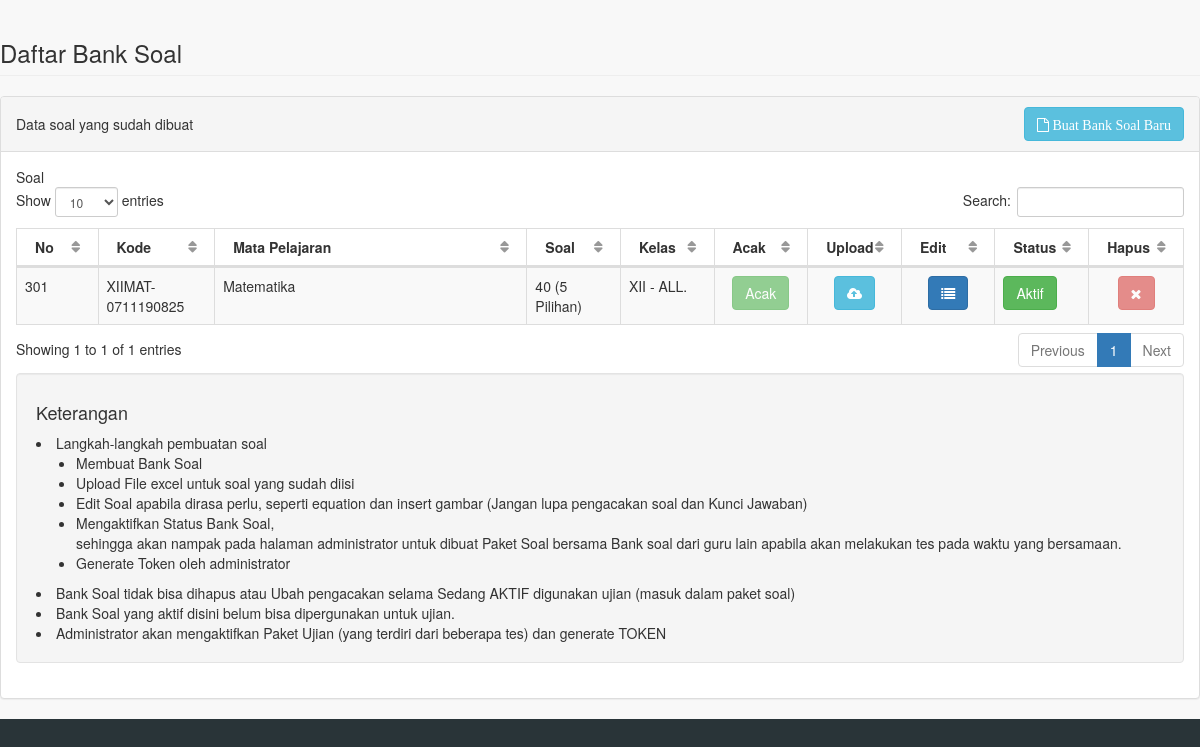
/panel/pages/buat_paketbaru.php (signed in), run on the app's committed database.
### tables this page shows
CREATE TABLE `cbt_paketsoal` (
  `Urut` int(11) NOT NULL,
  `XKodeKelas` varchar(10) NOT NULL,
  `XLevel` varchar(5) NOT NULL,
  `XKodeJurusan` varchar(10) NOT NULL,
  `XKodeMapel` varchar(10) NOT NULL,
  `XKodeLevel` varchar(10) NOT NULL,
  `XSesi` varchar(11) NOT NULL DEFAULT '1',
  `XJenisSoal` int(11) NOT NULL,
  `XPilGanda` int(11) NOT NULL,
  `XEsai` int(11) NOT NULL,
  `XPersenPil` int(11) NOT NULL,
  `XPersenEsai` int(11) NOT NULL,
  `XKodeSoal` varchar(50) NOT NULL,
  `XJumPilihan` int(11) NOT NULL DEFAULT '5',
  `XJumSoal` int(11) NOT NULL,
  `JumUjian` int(11) NOT NULL,
  `XAcakSoal` char(1) NOT NULL DEFAULT 'Y',
  `XGuru` varchar(30) NOT NULL,
  `XSetId` varchar(10) NOT NULL,
  `XStatusSoal` varchar(1) NOT NULL DEFAULT 'N',
  `XTglBuat` date NOT NULL,
  `XKodeSekolah` varchar(50) NOT NULL,
  `XPaketSoal` text NOT NULL,
  `XSemua` varchar(10) NOT NULL DEFAULT 'T'
);

CREATE TABLE `cbt_mapel` (
  `Urut` int(11) NOT NULL,
  `XKodeMapel` varchar(10) NOT NULL,
  `XNamaMapel` varchar(30) NOT NULL,
  `XPersenUH` int(11) NOT NULL,
  `XPersenUTS` int(11) NOT NULL,
  `XPersenUAS` int(11) NOT NULL,
  `XKKM` float NOT NULL,
  `XMapelAgama` char(1) NOT NULL DEFAULT 'N',
  `XKodeSekolah` varchar(50) NOT NULL
);

### panel/pages/buat_paketbaru.php (the view, shortened to what this page needs)
<!DOCTYPE html>
<html lang="en">
<head>
    <link href="../vendor/bootstrap/css/bootstrap.min.css" rel="stylesheet">
    <link href="../vendor/metisMenu/metisMenu.min.css" rel="stylesheet">
    <link href="../vendor/datatables-plugins/dataTables.bootstrap.css" rel="stylesheet">
    <link href="../vendor/datatables-responsive/dataTables.responsive.css" rel="stylesheet">
    <link href="../dist/css/sb-admin-2.css" rel="stylesheet">
    <link href="../vendor/font-awesome/css/font-awesome.min.css" rel="stylesheet" type="text/css">
</head>
<body>
            <div class="row">
                <div class="col-lg-12">
                    <h3 class="page-header">Daftar Bank Soal</h3>
                </div>
            </div>
            <div class="row">
                <div class="col-lg-12">
                    <div class="panel panel-default">
                        <div class="panel-heading">
                           <table width="100%"><tr><td>Data soal yang sudah dibuat </td><td align="right">
                                        <button type="button" class="btn btn-info btn-small"  data-toggle="modal" data-target="#myModal"><i class="fa fa-file-o">&nbsp;Buat Bank Soal Baru</i></button>
                                        </td></tr>
							</table>
                        </div>
                        <div class="panel-body">
                        		<div>
                                Soal
                                </div>
                            <table width="100%" class="table table-striped table-bordered table-hover" id="dataTables-example">
                                <thead>
                                    <tr>
	                                    <th width="7%">No</th>
                                        <th width="10%">Kode</th>
                                        <th width="27%">Mata Pelajaran</th>
                                        <th width="8%">Soal</th>
                                        <th width="8%">Kelas</th>
                                        <th width="8%">Acak</th>
                                        <th width="8%">Upload</th>
                                        <th width="8%">Edit</th>
                                        <th width="8%">Status</th>
                                        <th width="8%">Hapus</th>
                                 </tr>
                                </thead>
                                <tbody>
                                <?php
								$sql = mysql_query("select p.*,m.*,p.Urut as Urutan,p.XKodeKelas  as kokel from cbt_paketsoal p left join cbt_mapel m on m.XKodeMapel = p.XKodeMapel where p.XStatusSoal='Y' order by p.Urut desc");
								while($s = mysql_fetch_array($sql)){
					$sqlsoal = mysql_num_rows(mysql_query("select * from cbt_soal where XKodeSoal = '$s[XKodeSoal]'"));
					$sqlpakai = mysql_num_rows(mysql_query("select * from cbt_siswa_ujian where XKodeSoal = '$s[XKodeSoal]' and XStatusUjian = '1'"));
					$sqlsudah = mysql_num_rows(mysql_query("select * from cbt_jawaban where XKodeSoal = '$s[XKodeSoal]'"));
					if($sqlsoal<1){$kata="disabled";}  else {$kata="";}
					if($sqlsudah>0||$sqlpakai>0){$kata="disabled";}  else {$kata="";}
					if($sqlpakai>0){$katapakai="disabled";}  else {$katapakai="";}
								?>
                                    <tr class="odd gradeX">
                                        <td><input type="hidden" value="<?php echo $s['Urutan']; ?>" id="txt_mapel<?php echo $s['Urutan']; ?>"><?php echo $s['Urutan']; ?></td>
                                        <td><?php echo $s['XKodeSoal']; ?></td>
                                        <td><?php echo $s['XNamaMapel']; ?></td>
                                        <td><?php echo "$sqlsoal (". $s['XJumPilihan']." Pilihan)"; ?></td>
                                        <td><?php echo $s['kokel']." - ".$s['XKodeJurusan']."."; ?></td>
                                        <td align="center">
                                        <?php if($s['XAcakSoal']=="Y"){ ?>
                                        <input type="button" class="btn btn-success btn-small" id="acak<?php echo $s['Urutan']; ?>"  <?php echo $kata; ?>
                                         value="Acak">
                                         <?php } else { ?>
                                         <input type="button" class="btn btn-warning btn-small" id="acak<?php echo $s['Urutan']; ?>"  <?php echo $kata; ?>
                                         value="Tidak">
                                         <?php } ?>
                                        </td>
										<td align="center"><a href=?modul=upl_soal&soal=<?php echo $s['XKodeSoal']; ?>&mapel=<?php echo $s['XKodeMapel']; ?>>
                                        <button type="button" class="btn btn-info btn-small" <?php echo $katapakai; ?>><i class="fa fa-cloud-upload"></i></button></a></td>
                                        <td align="center"><a href=?modul=edit_soal&soal=<?php echo $s['XKodeSoal']; ?>>
                                        <button type="button" class="btn btn-primary btn-small" <?php echo $katapakai; ?>><i class="fa fa-list"></i></button></a></td>
                                        <td>
                                        <?php if($s['XStatusSoal']=="Y"){ ?>
                                        <input type="button" id="simpan<?php echo $s['Urutan']; ?>" class="btn btn-success" value="Aktif"  <?php echo $katapakai; ?>>
                                        <?php } else { ?>
                                        <input type="button" id="simpan<?php echo $s['Urutan']; ?>" class="btn btn-default" value="Non Aktif" >                                        <?php } ?>
                                        </td>
                                        <td align="center">
                                        <button type="button" class="btn btn-danger btn-small" id="btnDelete<?php echo $s['Urutan']; ?>" <?php echo $kata; ?>><i class="fa fa-times"></i></button>
                                        </td>
                                    </tr>
                              <?php } ?>
                                </tbody>
                            </table>
                            <div class="well">
                                <h4>Keterangan</h4>
                                <li>Langkah-langkah pembuatan soal<ul>
                                	<li>Membuat Bank Soal</li>
                                	<li>Upload File excel untuk soal yang sudah diisi</li>
                                	<li>Edit Soal apabila dirasa perlu, seperti equation dan insert gambar (Jangan lupa pengacakan soal dan Kunci Jawaban)</li>
                                	<li>Mengaktifkan Status Bank Soal, <br>sehingga akan nampak pada halaman administrator untuk dibuat Paket Soal bersama Bank soal dari guru
                                    lain apabila akan melakukan tes pada waktu yang bersamaan.</li>
                                	<li>Generate Token oleh administrator</li>
                                </ul></li>
                                <li>Bank Soal tidak bisa dihapus atau Ubah pengacakan selama Sedang AKTIF digunakan ujian (masuk dalam paket soal)</li>
                                <li>Bank Soal yang aktif disini belum bisa dipergunakan untuk ujian.</li>
                                <li>Administrator akan mengaktifkan Paket Ujian (yang terdiri dari beberapa tes) dan generate TOKEN</li>
                            </div>
                        </div>
                    </div>
                </div>
            </div>
        <?php include "buat_banksoalbaru.php";?>
</body>
</html>

### data on the page
cbt_paketsoal: Urut "301", XKodeSoal "XIIMAT-0711190825", cbt_mapel.XNamaMapel "Matematika", sqlsoal "40", XJumPilihan "5", XKodeKelas "XII", XKodeJurusan "ALL"
